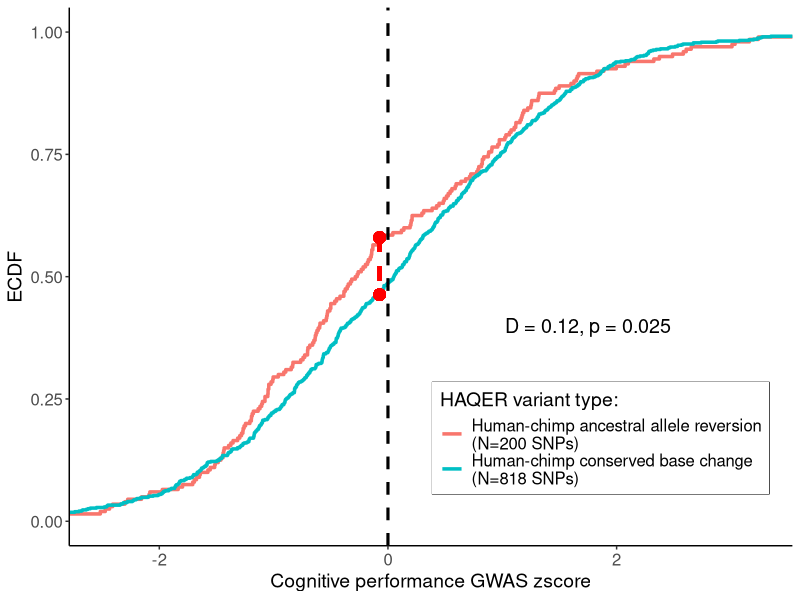

Generate this figure with R: (Note: this script raises an error after producing the figure.)
library(tidyverse)

#########################################
## analysis of GWAS sumstats in HAQERs
#########################################
gwas_dat <- read_csv('manuscript/supplemental_materials/cogPerf_and_NVIQ_GWAS_HAQER_sumstats_reversions_data.csv')

## initialize empty list to save KS-test sumtats
stat_list <- list()

## loop over each GWAS and do analysis / make figure
for(i in unique(gwas_dat$gwas)) { 
    message('Working on: ', i)

    ## subset to sumstats of interest
    wd <- gwas_dat %>% 
        filter(gwas == i) %>% 
        mutate(z = beta / se)
    hca_haqer <- wd %>% 
        filter(type == 'HCA reversion in HAQER') 
    other_haqer <- wd %>% 
        filter(type == 'Conserved base change in HAQER')

    ## do KS test comparing GWAS Z-score of reversions (homo allele > HCA allele) with other variants (conserved > new variant)
    ks_res <- broom::tidy(ks.test(hca_haqer$z, other_haqer$z)) %>% 
        mutate(gwas = i,
               n_ind_HAQER_SNP = nrow(wd),
               n_HCA_reversion_SNP = nrow(hca_haqer),
               n_conserved_variant_SNP = nrow(other_haqer),
               mean_HCA_reversion_zscore = mean(hca_haqer$z),
               mean_conserved_variant_zscore = mean(other_haqer$z)) %>% 
        relocate(gwas)
    stat_list[[i]] <- ks_res

    ## gather data for ECDF figure
    sample1 <- hca_haqer$z ## SNP z-scores for HCA reversions
    sample2 <- other_haqer$z ## SNP z-scores for other variants types (conserved -> other allele)
    cdf1 <- ecdf(hca_haqer$z) 
    cdf2 <- ecdf(other_haqer$z) 

    # find min and max statistics to draw line between points of greatest distance
    minMax <- seq(min(sample1, sample2), max(sample1, sample2), length.out=length(sample1)) 
    x0 <- minMax[which( abs(cdf1(minMax) - cdf2(minMax)) == max(abs(cdf1(minMax) - cdf2(minMax))) )] 
    y0 <- cdf1(x0) 
    y1 <- cdf2(x0) 

    ## ECDF figure
    trait = case_when(i == 'cogPerf' ~ 'Cognitive performance',
                      i == 'NVIQ' ~ 'Nonverbal IQ')
    p1 <- wd %>% 
        mutate(type = case_when(type == 'HCA reversion in HAQER' ~ 'Human-chimp ancestral allele reversion',
                                type == 'Conserved base change in HAQER' ~ 'Human-chimp conserved base change')) %>%
        group_by(type) %>% 
        mutate(n = n()) %>% 
        mutate(type = str_c(type, '\n(N=', n, ' SNPs)')) %>%
        ggplot(aes(x = z, group = type, color = type))+
        stat_ecdf(size=1.2) +
        xlab(str_c(trait, " GWAS zscore")) +
        ylab("ECDF") +
        geom_segment(aes(x = x0[1], y = y0[1], xend = x0[1], yend = y1[1]),
                    linetype = "dashed", color = "red", size = 1.2) +
        geom_point(aes(x = x0[1] , y= y0[1]), color="red", size=3.5) +
        geom_point(aes(x = x0[1] , y= y1[1]), color="red", size=3.5) +
        theme_classic() +
        theme(axis.text = element_text(size = 12),
              axis.title = element_text(size = 14),
              strip.text = element_text(size = 14),
              legend.text = element_text(size = 12),
              legend.title = element_text(size = 14),
              legend.position = c(0.735, 0.2),
              legend.box.background = element_rect(colour = "black")) +
        geom_text(aes(x = 1.75, y = 0.4, label = str_c('D = ', round(ks_res$statistic, digits =2), ', p = ', formatC(ks_res$p.value, digits = 2))), check_overlap = TRUE, color = 'black', size = 5) +
        coord_cartesian(xlim = c(-2.5,3.25)) +
        labs(color = 'HAQER variant type:') +
        geom_vline(xintercept = 0, color = 'black', linetype = 'dashed', size = 1.075)

    p1 %>% 
        ggsave(filename = str_c('manuscript/figures/HAQER_', i, '_GWAS_zcsore_reversion_distribution.png'), 
               device = 'png', bg = 'white', dpi = 300, 
               units = 'in', width = 7, height = 6)    
    p1 %>% 
        write_rds(str_c('manuscript/figures/R_plot_objects/HAQER_', i, '_GWAS_zcsore_reversion_distribution.rds'))
} 

gwas_rev_stats <- bind_rows(stat_list)
gwas_rev_stats %>% 
    write_csv('manuscript/supplemental_materials/stats/HAQER_CP-GWAS_reversion_results.csv')
